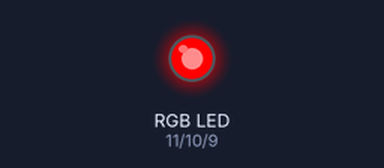
The sketch below on a simulated Arduino Uno, built with avr-gcc and run on an emulated ATmega328P. Parts: an RGB LED mixed from three pins (HIGH = lit). Dim RGB values are drawn brighter than linear; what the sketch prints to the serial monitor is not drawn.

Above: at 0.05 s.
At 1.25 s:
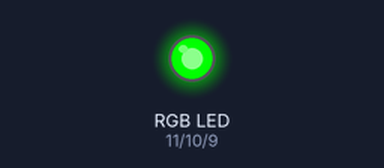
At 2.5 s:
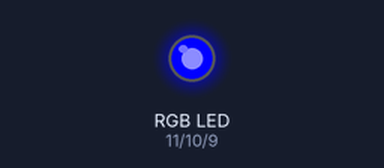
At 5.0 s:
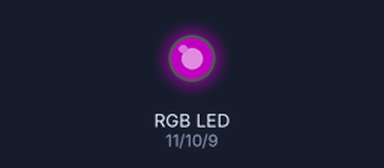
At 7.5 s:
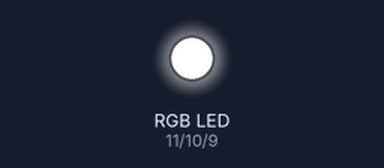
At 10.0 s:
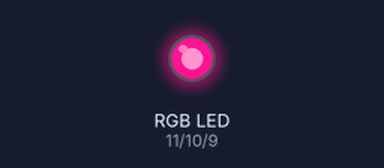
Timing chart, 0 to 13.0 s (numbered marks = the images above):
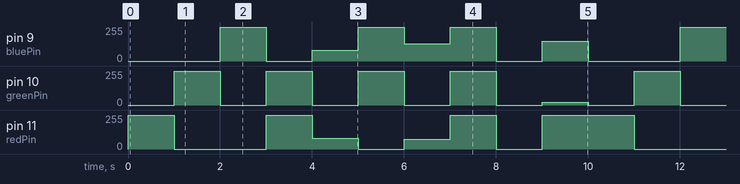

The sketch:

rgb_led.ino
```cpp
/*
DIGITAL ACTUATOR CHECK FOR RGB LED

Connect the GND of the LED  to GND on the Arduino
Connect the RED of the LED  to Digital Pin 11 on the Arduino
Connect the GREEN of the LED  to Digital Pin 10 on the Arduino
Connect the BLUE of the LED  to Digital Pin 9 on the Arduino
*/

int redPin = 11;
int greenPin = 10;
int bluePin = 9;

//uncomment this line if using a Common Anode LED
//#define COMMON_ANODE


/*
This function is called only once in lifetime
Will be called again when the RED RESET button is pressed on the Arduino
*/
void setup()
{
      // Setup the connection speed to Serial Monitor and Arduino Board
      // 9600 bits of data per second
      Serial.begin(9600);

      pinMode(redPin, OUTPUT);
      pinMode(greenPin, OUTPUT);
      pinMode(bluePin, OUTPUT);

      // Print the output on the Serial Monitor
      Serial.println("DIGITAL ACTUATOR CHECK FOR RGB LED");
}

/*
This function is called in a loop again and again by Arduino infinitely
untill the RED RESET button is not pressed
*/
void loop()
{
      setColor(255, 0, 0);  // red
      delay(1000);
      setColor(0, 255, 0);  // green
      delay(1000);
      setColor(0, 0, 255);  // blue
      delay(1000);
      setColor(255, 255, 0);  // yellow
      delay(1000);
      setColor(80, 0, 80);  // purple
      delay(1000);
      setColor(0, 255, 255);  // aqua
      delay(1000);
      setColor(75, 0, 130);  // indigo
      delay(1000);
      setColor(255, 255, 255); // white
      delay(1000);
      setColor(0, 0, 0); // black
      delay(1000);
      setColor(255, 20, 147); // pink
      delay(1000);
}


void setColor(int red, int green, int blue)
{
  #ifdef COMMON_ANODE
    red = 255 - red;
    green = 255 - green;
    blue = 255 - blue;
  #endif
  analogWrite(redPin, red);
  analogWrite(greenPin, green);
  analogWrite(bluePin, blue);
}
```

Measured:
- by itself, pin 10 (greenPin): repeats every 10.0 s: 3 × (0/255 1.0 s, 255/255 1.0 s), 0/255 1.0 s, 20/255 1.0 s, 0/255 1.0 s, 255/255 1.0 s
- by itself, pin 11 (redPin): repeats every 10.0 s: 0/255 2.0 s, 255/255 1.0 s, 80/255 1.0 s, 0/255 1.0 s, 75/255 1.0 s, 255/255 1.0 s, 0/255 1.0 s, 255/255 2.0 s
- by itself, pin 9 (bluePin): repeats every 10.0 s: 0/255 1.0 s, 80/255 1.0 s, 255/255 1.0 s, 130/255 1.0 s, 255/255 1.0 s, 0/255 1.0 s, 147/255 1.0 s, 0/255 2.0 s, 255/255 1.0 s
